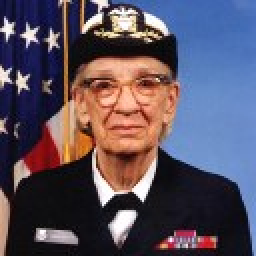
#> input picture hopper.bmp, 128 x 128 px (shown 2 times larger)
$ python piltest.py
#> lines starting #> are read from the running program, lines starting #| are printed output that depends on the picture
from PIL import Image
im = Image.open("hopper.bmp")
#> im is the input picture: PIL image 128x128 RGB; mean R, G, B 89.7, 80.1, 95.4

print(im.format, im.size, im.mode)
#| BMP (128, 128) RGB

#im.show()

newimg = Image.new('RGB', (220, 440), color=(45, 203, 45))
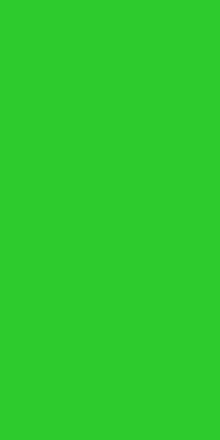
#> newimg: PIL image 220x440 RGB; mean R, G, B 45, 203, 45

newimg.show()
